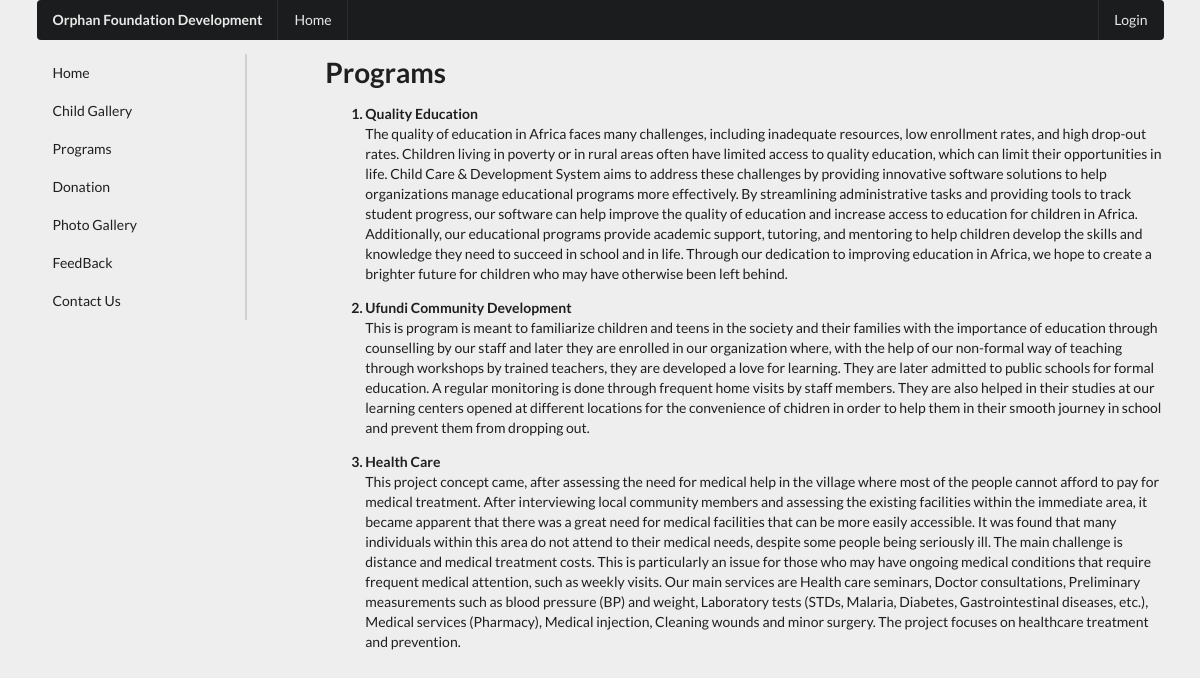
Screenshot of /program.php with the database file from the repository.
### tables this page shows
CREATE TABLE IF NOT EXISTS `programs` (
  `program_id` int NOT NULL AUTO_INCREMENT,
  `program_title` varchar(30) NOT NULL,
  `program_desc` text NOT NULL,
  PRIMARY KEY (`program_id`)
);

### program.php (the view)
<?php include './components/header.php'; ?>
    <div class="ui container">
        <?php include './components/top-menu.php'; ?>
        <div class="ui grid">
            <?php include './components/side-menu.php'; ?>
            <div class="twelve wide column">
                <h1>Programs</h1>
                <ol>
                    <?php
                        $sql = "SELECT * FROM programs";
                        $result = $conn->query($sql);
                        if ($result->num_rows > 0) {
                            while($row = $result->fetch_assoc()) {
                    ?>
                    <li style="font-weight: bold" ><?php echo $row['program_title'] ?></li>
                    <p><?php echo $row['program_desc'] ?></p>
                    <?php
                            }
                        }
                    ?>
                </ol>
                <span class="p-20"></span>
            </div>
        </div>
    </div>
<?php include './components/footer.php'; ?>

### css/main.css (style rules this page uses)
.p-20 { padding: 200px; }

### rows the page displays
programs: program_title "Quality Education", program_desc "The quality of education in Africa faces many challenges, including inadequate resources, low enrollment rates, and high drop-out rates. Children living in poverty or in rural areas often have limited access to quality education, which can limit their opportunities in life. Child Care & Development System aims to address these challenges by providing innovative software solutions to help organizations manage educational programs more effectively. By streamlining administrative tasks and providing tools to track student progress, our software can help improve the quality of education and increase access to education for children in Africa. Additionally, our educational programs provide…"
programs: program_title "Ufundi Community Development", program_desc "This is program is meant to familiarize children and teens in the society and their families with the importance of education through counselling by our staff and later they are enrolled in our organization where, with the help of our non-formal way of teaching through workshops by trained teachers, they are developed a love for learning. They are later admitted to public schools for formal education. A regular monitoring is done through frequent home visits by staff members. They are also helped in their studies at our learning centers opened at different locations for the convenience of chidren in order to help them in their smooth journey in school and prevent them from dropping out."
programs: program_title "Health Care", program_desc "This project concept came, after assessing the need for medical help in the village where most of the people cannot afford to pay for medical treatment. After interviewing local community members and assessing the existing facilities within the immediate area, it became apparent that there was a great need for medical facilities that can be more easily accessible. It was found that many individuals within this area do not attend to their medical needs, despite some people being seriously ill. The main challenge is distance and medical treatment costs. This is particularly an issue for those who may have ongoing medical conditions that require frequent medical attention, such as weekly…"
